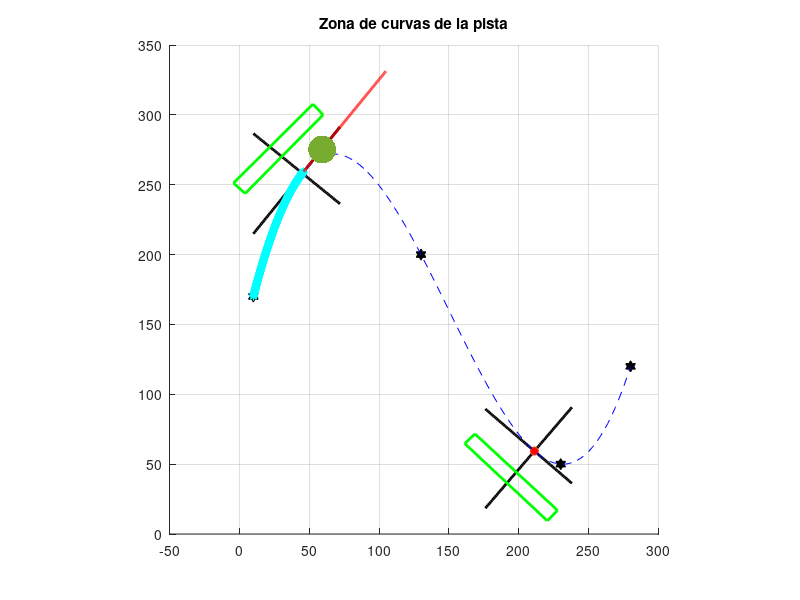

This chart was generated by the following MATLAB code: (Note: this script raises an error after producing the figure.)
clear all
close all
clc
x1gradas = 10;
y1gradas = 170;
x2gradas = 280;
y2gradas = 120;

x3gradas = 130;
y3gradas = 200;
x4gradas = 230;
y4gradas = 50;

Ygradas = [y1gradas; y2gradas; y3gradas; y4gradas];
Xgradas = [x1gradas^3 x1gradas^2 x1gradas 1; x2gradas^3 x2gradas^2 x2gradas 1; x3gradas^3 x3gradas^2 x3gradas 1; x4gradas^3 x4gradas^2 x4gradas 1];
Agradas = inv(Xgradas)*Ygradas;

xgradas = linspace(x1gradas,x2gradas,201);

fcurvagradas = Agradas(1)*xgradas.^3 + Agradas(2)*xgradas.^2 +Agradas(3)*xgradas +Agradas(4);

dxgradas = [];
dygradas = [];
dsgradas = [];
der2xgradas = [];
der2ygradas =[];
Rgradas = [];
cgradas = [];

for i = 1:length(xgradas)-1
    dxgradas = [dxgradas,xgradas(i+1)-xgradas(i)];
    dygradas = [dygradas,fcurvagradas(i+1)-fcurvagradas(i)];
    dsgradas = [dsgradas,sqrt(dxgradas(i)^2 + dygradas(i)^2)];
    der1xgradas = dxgradas./dsgradas;
    der1ygradas = dygradas./dsgradas; 
end


for i = 1:length(der1xgradas)-1
    der2xgradas = [der2xgradas, (der1xgradas(i+1)-der1xgradas(i))/dsgradas(i)];
    der2ygradas = [der2ygradas, (der1ygradas(i+1)-der1ygradas(i))/dsgradas(i)];
% Radio de curvatura
    Rgradas = [Rgradas,1/sqrt(der2xgradas(i).^2+der2ygradas(i).^2)];
end

longitudgradas = sum(dsgradas);
Radmingradas = min(Rgradas);



for j = 2:length(der1ygradas)-1
    if (der1ygradas(j)>0 && der1ygradas(j-1)<0) | (der1ygradas(j)>0 && der1ygradas(j+1)<0)
        cgradas=[cgradas,j];% Guarda los índices donde esto ocurre
    end
end

indice1gradas = find(Rgradas==min(Rgradas(cgradas(1)-5:cgradas(1)+5)));
indice2gradas = find(Rgradas==min(Rgradas(cgradas(2)-5:cgradas(2)+5)));
R1gradas = Rgradas(indice1gradas);
R2gradas = Rgradas(indice2gradas);

t1gradas=find(xgradas>(xgradas(indice1gradas)-R1gradas-0.6) & xgradas<(xgradas(indice1gradas)-R1gradas+0.6));% Este debe ser solo un índice
t2gradas=find(xgradas>(xgradas(indice2gradas)-R2gradas-0.6) & xgradas<(xgradas(indice2gradas)-R2gradas+0.6));


m1gradas = der1ygradas(t1gradas)/der1xgradas(t1gradas);
b1gradas = fcurvagradas(t1gradas) - m1gradas*xgradas(t1gradas); % Punto de corte
coorx1gradas = [xgradas(t1gradas-26):xgradas(t1gradas+20)];
tangente1gradas = m1gradas*coorx1gradas + b1gradas;% REcta tangente al punto critico

m2gradas = der1ygradas(t2gradas)/der1xgradas(t2gradas);
b2gradas = fcurvagradas(t2gradas) - m2gradas*xgradas(t2gradas); % Punto de corte
coorx2gradas = [xgradas(t2gradas-26):xgradas(t2gradas+20)];
tangente2gradas = m2gradas*coorx2gradas + b2gradas;


perpendicular1gradas = -(1/m1gradas)*coorx1gradas + (fcurvagradas(t1gradas)+xgradas(t1gradas)/m1gradas);
perpendicular2gradas = -(1/m2gradas)*coorx2gradas + (fcurvagradas(t2gradas)+xgradas(t2gradas)/m2gradas);

paralela1gradas = tangente1gradas+23;% Recta a 20 unidades de la recta tangente al punto critico
paralela2gradas = tangente2gradas-23;


 
figure(1)
hold on 
%plot(xgradas,fcurvagradas,'LineWidth',2)
plot(coorx1gradas,tangente1gradas,'black','LineWidth',2)
plot(coorx2gradas,tangente2gradas,'black','LineWidth',2)
%plot(coorx1gradas,paralela1gradas,'g','LineWidth',2)
%plot(coorx2gradas,paralela2gradas,'g','LineWidth',2)
plot(coorx1gradas,perpendicular1gradas,'black','LineWidth',2)
plot(coorx2gradas,perpendicular2gradas,'black','LineWidth',2)

plot(xgradas(t1gradas),fcurvagradas(t1gradas),'o','MarkerFaceColor','red','MarkerSize',6)
plot(xgradas(t2gradas),fcurvagradas(t2gradas),'o','MarkerFaceColor','red','MarkerSize',6)

punto1 = 60;
punto2 = 300;

punto3 = 4.15361;
punto4 = 243.7138;

punto5 = -4.224197604174;
punto6 = 251.2098386066039;

punto7 = 52.6567518574205;
punto8 = 307.6498504754727;

punto9= 168.5857808645159;
punto10 = 71.6697939358922;

punto11 = 227.7527419724195;
punto12 = 16.9324342207233;

punto13 = 220.44968256758;
punto14 = 9.435308434908;

punto15 = 161.346511139683;
punto16 = 64.7247973200413;

grada1 = [punto1 punto3];
grada2 = [punto2 punto4];

grada3 = [punto3 punto5];
grada4 = [punto4 punto6];

grada5 = [punto1 punto7];
grada6 = [punto2 punto8];

grada7 = [punto5 punto7];
grada8 = [punto6 punto8];

grada9 = [punto9 punto11];
grada10 = [punto10 punto12];

grada11 = [punto15 punto13];
grada12 = [punto16 punto14];

grada13 = [punto9 punto15];
grada14 = [punto10 punto16];

grada15 = [punto11 punto13];
grada16 = [punto12 punto14];



plot (grada1, grada2,'g','LineWidth',2)
plot(grada3, grada4,'g','LineWidth',2)
plot(grada5, grada6,'g','LineWidth',2)
plot(grada7, grada8,'g','LineWidth',2)
plot(grada9, grada10,'g','LineWidth',2)
plot(grada11, grada12,'g','LineWidth',2)
plot(grada13, grada14,'g','LineWidth',2)
plot(grada15, grada16,'g','LineWidth',2)

xi = 10 ; yi = 170;  % punto inicial de la curva
xf = 280 ; yf = 120; % punto final de la curva

xr = [xi;130;230;xf]; % puntos en x por donde debe pasar la curva
yr = [yi;200;50;yf]; % puntos en y por donde debe pasar la curva

p = polyfit(xr,yr,3); % ajuste de curva de grado 3
x1 = linspace(xi,xf);
f1 = polyval(p,x1);
% grafica y formato de la misma
plot(xr,yr,'hexagram', 'Color', 'black','MarkerSize',8,'MarkerFaceColor','black')
hold on
grid on
plot(x1,f1,'r--', 'Color','blue')
daspect([1 1 1]);
title('Zona de curvas de la pista')
q = polyder(p); % derivada del polinomio que modela la zona de curvas
q2 = polyder(q); % segunda derivada del polinomio que modela la zona de curvas
pendiente(1,1) = polyval(q, xi);

f1d = polyval(q,xi:xf);
f2d = polyval(q2,xi:xf);

fun = @(xr) sqrt(1+(q(1)*xr.^2+q(2)*xr+q(3)).^2); % formula sin integrar de la longitud de la curva

L = integral(fun, xi, xf); % Integración de la formula para la longitud de la curva

R = ((1+f1d.^2).^(3/2))./abs(f2d); % formula para el radio de curvatura




Fm = 100;
m = 789;
At = 0.3;
cd = 0.85;
mus = 0.9;
g = 9.8;
Densidad = 1.225;
v(1,1) = 23.5;
a(1,1) = (Fm-(1/2)*Densidad*At*cd*v(1,1)^2)/m;
ang(1,1) = atand(pendiente(1,1));
vx(1,1) = v(1,1)*cosd(ang(1,1));
vy(1,1) = v(1,1)*sind(ang(1,1));
x(1,1) = xi;
y(1,1) = yi;

Eki = (1/2)*m*(v(1,1)^2);
Ekn(1,1) = Eki; 

h = 0.01;

for i = 1:100000
    x(i+1,1) = x(i,1)+vx(i,1)*h;
    y(i+1,1) = y(i,1)+vy(i,1)*h;
   

    pendiente(i+1,1) = polyval(q,x(i+1));

    ang(i+1,1) = atand(pendiente(i+1,1));

    v(i+1,1) = v(i,1)+a(i,1)*h;
    vx(i+1,1) = v(i+1,1)*cosd(ang(i+1,1));
    vy(i+1,1) = v(i+1,1)*sind(ang(i+1,1));
    Ekn(i+1,1) = (1/2)*m*(v(i+1,1)^2);
    f1dfor = polyval(q,x(i+1));
    f2dfor = polyval(q2,x(i+1));
    Rfor = ((1+f1dfor^2)^(3/2))/abs(f2dfor);

    Vmax = sqrt(mus*g*Rfor)

    if v(i+1) > Vmax
        f = warndlg('Se originó un derrape','Advertencia');
        break
    end

    a(i+1,1) = (Fm-(1/2)*Densidad*At*cd*v(i+1,1)^2)/m;

    if x(i+1,1)>xf
        break
    end
end

plot(x,y,'*','Color','cyan')
Ekd(1,1) = Ekn(end);
xd(1,1) = x(end);
yd(1,1) = y(end);
md = polyval(q,xd);
angd = atand(md);
Vd(1,1) = v(end);
muk = 0.3;
ad(1,1) = (-muk*m*g-(1/2)*Densidad*At*cd*Vd(1,1)^2)/m;
vxd(1,1) = Vd(1,1)*cosd(angd);
vyd(1,1) = Vd(1,1)*sind(angd);

for i = 1 : 2000000
    xd(i+1,1) = xd(i,1) +vxd(i,1)*h;
    yd(i+1,1) = yd(i,1) +vyd(i,1)*h;

    Vd(i+1,1) = Vd(i,1)+ad(i,1)*h;
    vxd(i+1,1) = Vd(i+1,1)*cosd(angd);
    vyd(i+1,1) = Vd(i+1,1)*sind(angd);
    Ekd(i+1,1) = (1/2)*m*(Vd(i+1,1)^2);
    ad(i+1,1) = (-muk*m*g-(1/2)*Densidad*At*cd*Vd(i+1,1)^2)/m;
    if Vd(i+1,1) <= 0
        break
    end
end


Eperdida = Ekd(end)-Eki;
hold on
plot(xd,yd,'red','LineWidth',2)
carrox = 59.2217;
carroy = 275.173;
carro1 = [carrox carroy];
plot(carrox, carroy,'MarkerSize',60,'MarkerFaceColor','black')
Rmin = min(R); % Radio de curvatura minimo
Rmax = max(R); % Radio de curvatura maximo

syms x % Se declara la variable x
% se define el polinomio que modela la zona de curvas
funpol = ((1801*x^3)/17820000)-((20203*x^2)/445500)+((169267*x)/35640)+(565519/4455);
funpolprima = diff(funpol); % Se deriva el polinomio
maxmins = solve(funpolprima==0,x); % Se iguala el resultado de la derivacion a 0
                                   % y se despeja para x












